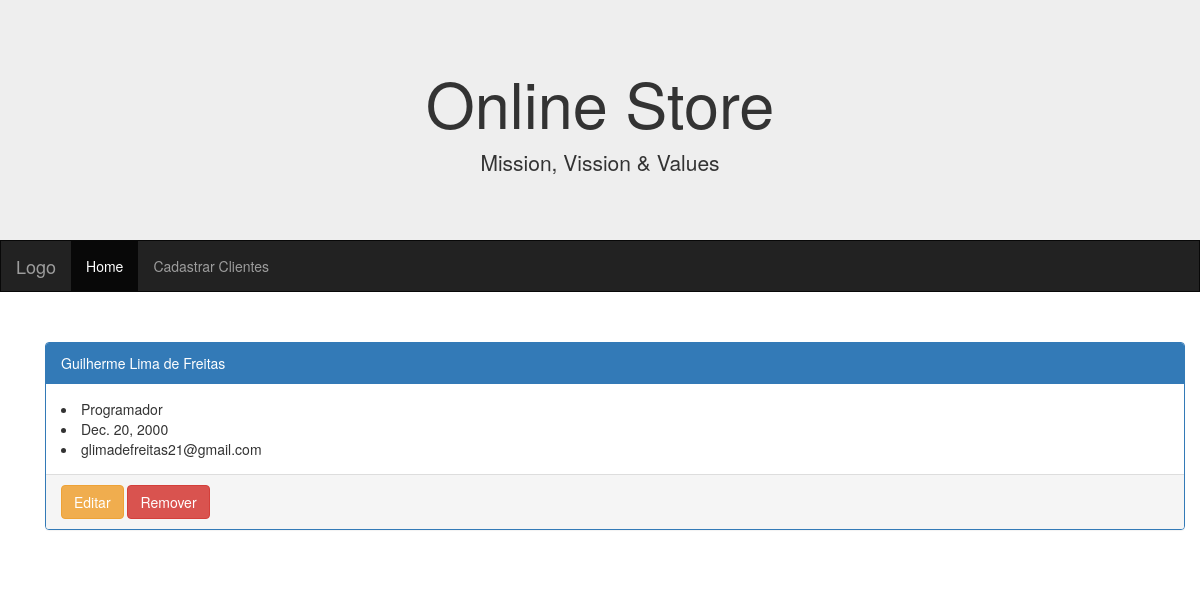
Page /app/lista_cliente/8 on the committed database.
### app/models.py (models this page shows)
class Cliente(models.Model):
    nome = models.CharField(max_length=100, null=False, blank=False)
    data_nascimento = models.DateField(null=False, blank=False)
    email = models.EmailField(null=False, blank=False)
    profissao = models.CharField(max_length=100, null=False, blank=False)
    endereco = models.OneToOneField(to=Endereco, on_delete=models.SET_NULL, null=True)

### app/views/cliente_views.py (the view)
# urls.py: path("lista_cliente/<int:pk>", ClienteDetailView.as_view(), name="lista_cliente"),
class ClienteDetailView(DetailView):
    model = Cliente
    template_name = "clientes/lista_cliente.html"
    context_object_name = "cliente"

### app/templates/clientes/lista_cliente.html
{% extends 'base.html' %}
{% block "conteudo"%}
<div class="container">
  <div class="row">
    <div class="col-sm-12">
      <div class="panel panel-primary">
        <div class="panel-heading">{{cliente.nome}}</div>
        <div class="panel-body">
          <li>{{cliente.profissao}}</li>
          <li>{{cliente.data_nascimento}}</li>
          <li>{{cliente.email}}</li>
        </div>
        <div class="panel-footer">
            <a class="btn btn-warning" href={% url "editar_cliente" pk=cliente.id %}>Editar</a>
            <a class="btn btn-danger" href={% url "remover_cliente" pk=cliente.id %}>Remover</a>
        </div>
      </div>
    </div>
  </div>
</div><br>
{% endblock "conteudo"%}

### rows in the picture
Cliente: nome "Guilherme Lima de Freitas", profissao "Programador", data_nascimento "Dec. 20, 2000", email "glimadefreitas21@gmail.com"
